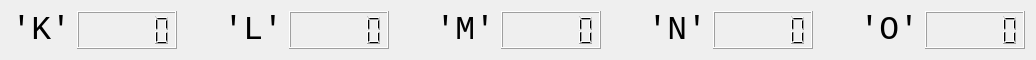
   <widget class="QWidget" name="horizontalLayoutWidget_6">
    <property name="geometry">
     <rect>
      <x>440</x>
      <y>400</y>
      <width>1017</width>
      <height>51</height>
     </rect>
    </property>
    <layout class="QHBoxLayout" name="horizontalLayout_20">
     <item>
      <widget class="QLabel" name="label_K">
       <property name="sizePolicy">
        <sizepolicy hsizetype="Fixed" vsizetype="Fixed">
         <horstretch>0</horstretch>
         <verstretch>0</verstretch>
        </sizepolicy>
       </property>
       <property name="font">
        <font>
         <family>Courier New</family>
         <pointsize>25</pointsize>
         <weight>50</weight>
         <bold>false</bold>
        </font>
       </property>
       <property name="text">
        <string>'K'</string>
       </property>
       <property name="alignment">
        <set>Qt::AlignRight|Qt::AlignTrailing|Qt::AlignVCenter</set>
       </property>
      </widget>
     </item>
     <item>
      <widget class="QLCDNumber" name="lcdNumber_K">
       <property name="sizePolicy">
        <sizepolicy hsizetype="Fixed" vsizetype="Minimum">
         <horstretch>0</horstretch>
         <verstretch>0</verstretch>
        </sizepolicy>
       </property>
       <property name="minimumSize">
        <size>
         <width>100</width>
         <height>0</height>
        </size>
       </property>
       <property name="smallDecimalPoint">
        <bool>true</bool>
       </property>
      </widget>
     </item>
     <item>
      <spacer name="horizontalSpacer_19">
       <property name="orientation">
        <enum>Qt::Horizontal</enum>
       </property>
       <property name="sizeType">
        <enum>QSizePolicy::Fixed</enum>
       </property>
       <property name="sizeHint" stdset="0">
        <size>
         <width>40</width>
         <height>20</height>
        </size>
       </property>
      </spacer>
     </item>
     <item>
      <widget class="QLabel" name="label_L">
       <property name="sizePolicy">
        <sizepolicy hsizetype="Fixed" vsizetype="Fixed">
         <horstretch>0</horstretch>
         <verstretch>0</verstretch>
        </sizepolicy>
       </property>
       <property name="font">
        <font>
         <family>Courier New</family>
         <pointsize>25</pointsize>
         <weight>50</weight>
         <bold>false</bold>
        </font>
       </property>
       <property name="text">
        <string>'L'</string>
       </property>
       <property name="alignment">
        <set>Qt::AlignRight|Qt::AlignTrailing|Qt::AlignVCenter</set>
       </property>
      </widget>
     </item>
     <item>
      <widget class="QLCDNumber" name="lcdNumber_L">
       <property name="sizePolicy">
        <sizepolicy hsizetype="Fixed" vsizetype="Minimum">
         <horstretch>0</horstretch>
         <verstretch>0</verstretch>
        </sizepolicy>
       </property>
       <property name="minimumSize">
        <size>
         <width>100</width>
         <height>0</height>
        </size>
       </property>
       <property name="smallDecimalPoint">
        <bool>true</bool>
       </property>
      </widget>
     </item>
     <item>
      <spacer name="horizontalSpacer_21">
       <property name="orientation">
        <enum>Qt::Horizontal</enum>
       </property>
       <property name="sizeType">
        <enum>QSizePolicy::Fixed</enum>
       </property>
       <property name="sizeHint" stdset="0">
        <size>
         <width>40</width>
         <height>20</height>
        </size>
       </property>
      </spacer>
     </item>
     <item>
      <widget class="QLabel" name="label_M">
       <property name="sizePolicy">
        <sizepolicy hsizetype="Fixed" vsizetype="Fixed">
         <horstretch>0</horstretch>
         <verstretch>0</verstretch>
        </sizepolicy>
       </property>
       <property name="font">
        <font>
         <family>Courier New</family>
         <pointsize>25</pointsize>
         <weight>50</weight>
         <bold>false</bold>
        </font>
       </property>
       <property name="text">
        <string>'M'</string>
       </property>
       <property name="alignment">
        <set>Qt::AlignRight|Qt::AlignTrailing|Qt::AlignVCenter</set>
       </property>
      </widget>
     </item>
     <item>
      <widget class="QLCDNumber" name="lcdNumber_M">
       <property name="sizePolicy">
        <sizepolicy hsizetype="Fixed" vsizetype="Minimum">
         <horstretch>0</horstretch>
         <verstretch>0</verstretch>
        </sizepolicy>
       </property>
       <property name="minimumSize">
        <size>
         <width>100</width>
         <height>0</height>
        </size>
       </property>
       <property name="smallDecimalPoint">
        <bool>true</bool>
       </property>
      </widget>
     </item>
     <item>
      <spacer name="horizontalSpacer_18">
       <property name="orientation">
        <enum>Qt::Horizontal</enum>
       </property>
       <property name="sizeType">
        <enum>QSizePolicy::Fixed</enum>
       </property>
       <property name="sizeHint" stdset="0">
        <size>
         <width>40</width>
         <height>20</height>
        </size>
       </property>
      </spacer>
     </item>
     <item>
      <widget class="QLabel" name="label_N">
       <property name="sizePolicy">
        <sizepolicy hsizetype="Fixed" vsizetype="Fixed">
         <horstretch>0</horstretch>
         <verstretch>0</verstretch>
        </sizepolicy>
       </property>
       <property name="font">
        <font>
         <family>Courier New</family>
         <pointsize>25</pointsize>
         <weight>50</weight>
         <bold>false</bold>
        </font>
       </property>
       <property name="text">
        <string>'N'</string>
       </property>
       <property name="alignment">
        <set>Qt::AlignRight|Qt::AlignTrailing|Qt::AlignVCenter</set>
       </property>
      </widget>
     </item>
     <item>
      <widget class="QLCDNumber" name="lcdNumber_N">
       <property name="sizePolicy">
        <sizepolicy hsizetype="Fixed" vsizetype="Minimum">
         <horstretch>0</horstretch>
         <verstretch>0</verstretch>
        </sizepolicy>
       </property>
       <property name="minimumSize">
        <size>
         <width>100</width>
         <height>0</height>
        </size>
       </property>
       <property name="smallDecimalPoint">
        <bool>true</bool>
       </property>
      </widget>
     </item>
     <item>
      <spacer name="horizontalSpacer_20">
       <property name="orientation">
        <enum>Qt::Horizontal</enum>
       </property>
       <property name="sizeType">
        <enum>QSizePolicy::Fixed</enum>
       </property>
       <property name="sizeHint" stdset="0">
        <size>
         <width>40</width>
         <height>20</height>
        </size>
       </property>
      </spacer>
     </item>
     <item>
      <widget class="QLabel" name="label_O">
       <property name="sizePolicy">
        <sizepolicy hsizetype="Fixed" vsizetype="Fixed">
         <horstretch>0</horstretch>
         <verstretch>0</verstretch>
        </sizepolicy>
       </property>
       <property name="font">
        <font>
         <family>Courier New</family>
         <pointsize>25</pointsize>
         <weight>50</weight>
         <bold>false</bold>
        </font>
       </property>
       <property name="layoutDirection">
        <enum>Qt::LeftToRight</enum>
       </property>
       <property name="text">
        <string>'O'</string>
       </property>
       <property name="alignment">
        <set>Qt::AlignRight|Qt::AlignTrailing|Qt::AlignVCenter</set>
       </property>
      </widget>
     </item>
     <item>
      <widget class="QLCDNumber" name="lcdNumber_O">
       <property name="sizePolicy">
        <sizepolicy hsizetype="Fixed" vsizetype="Minimum">
         <horstretch>0</horstretch>
         <verstretch>0</verstretch>
        </sizepolicy>
       </property>
       <property name="minimumSize">
        <size>
         <width>100</width>
         <height>0</height>
        </size>
       </property>
       <property name="smallDecimalPoint">
        <bool>true</bool>
       </property>
      </widget>
     </item>
    </layout>
   </widget>
